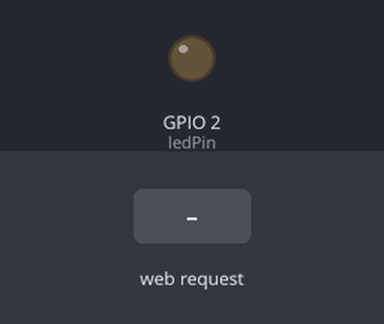
Recording of a sketch running on a simulated ESP32. Shown: output pins drawn as LEDs (lit = HIGH). Inputs (shaded band) come from the test bench. WiFi joins after 1.5 s; servers stay silent unless stated; what the sketch prints to the serial monitor is not drawn.

Above: at 2.7 s.
2.8 s: HTTP request GET /toggle received
At 3.4 s:
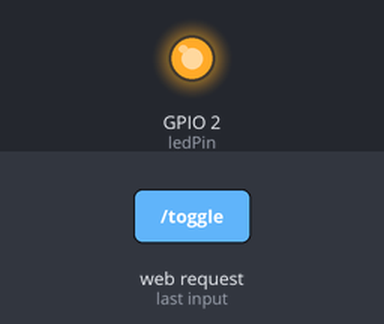
Timing chart, 0 to 5.8 s (numbered marks = the images above; inputs shaded):
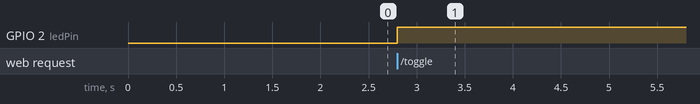

Measured:
- after the input at 2.8 s, GPIO 2 (ledPin): LOW → HIGH at once

The sketch:

ESP32WebLedControl.ino
```cpp
#include <WiFi.h>
#include <WebServer.h>

const char* ssid = "SSID";         // Wi-Fi ağ adı
const char* password = "PASSWORD";   // Wi-Fi şifresi

WebServer server(80);

const int ledPin = 2;  // D2 pinindeki LED

bool ledState = LOW;

void setup() {
  Serial.begin(115200);
  pinMode(ledPin, OUTPUT);
  digitalWrite(ledPin, ledState);

  // Wi-Fi bağlantısı
  WiFi.begin(ssid, password);
  Serial.print("Connecting to Wi-Fi");
  while (WiFi.status() != WL_CONNECTED) {
    delay(500);
    Serial.print(".");
  }
  Serial.println("\nConnected to Wi-Fi");
  Serial.println(WiFi.localIP());

  server.on("/", handleRoot);
  server.on("/toggle", handleToggle);

  server.begin();
  Serial.println("Web server started");
}

void loop() {
  server.handleClient();
}

void handleRoot() {
  String html = R"====(
    <!DOCTYPE html>
    <html>
    <head>
      <title>ESP32 LED Control</title>
      <style>
        body { font-family: Arial, sans-serif; display: flex; align-items: center; justify-content: center; height: 100vh; margin: 0; background-color: #f0f0f5; }
        .container { text-align: center; }
        h1 { color: #333; }
        .button { padding: 20px; font-size: 24px; color: white; border: none; border-radius: 10px; cursor: pointer; }
        .on { background-color: #4CAF50; }
        .off { background-color: #f44336; }
      </style>
      <script>
        function toggleLED() {
          fetch("/toggle")
            .then(response => response.json())
            .then(data => {
              let btn = document.getElementById("ledButton");
              btn.innerHTML = data.state ? "Turn LED Off" : "Turn LED On";
              btn.className = data.state ? "button on" : "button off";
            });
        }
      </script>
    </head>
    <body>
      <div class="container">
        <h1>ESP32 LED Control</h1>
        <button id="ledButton" class="button )====" + String(ledState ? "on" : "off") + R"====(" onclick="toggleLED()">
          )====" + String(ledState ? "Turn LED Off" : "Turn LED On") + R"====(
        </button>
      </div>
    </body>
    </html>
  )====";
  server.send(200, "text/html", html);
}

void handleToggle() {
  ledState = !ledState;
  digitalWrite(ledPin, ledState);
  String response = "{\"state\": " + String(ledState) + "}";
  server.send(200, "application/json", response);
}
```
